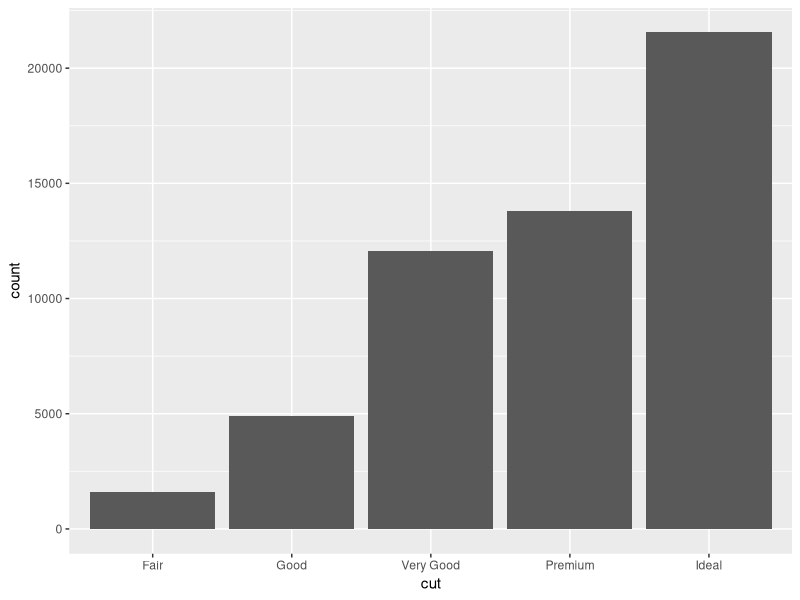
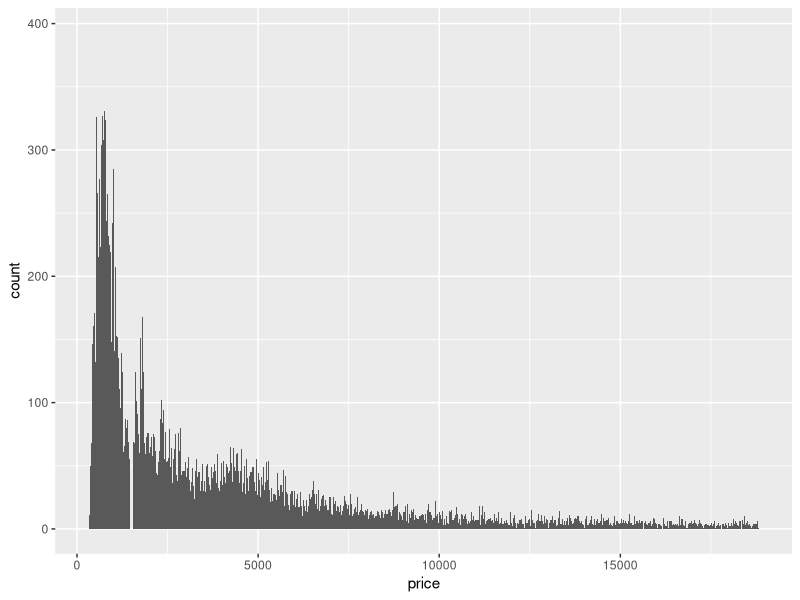
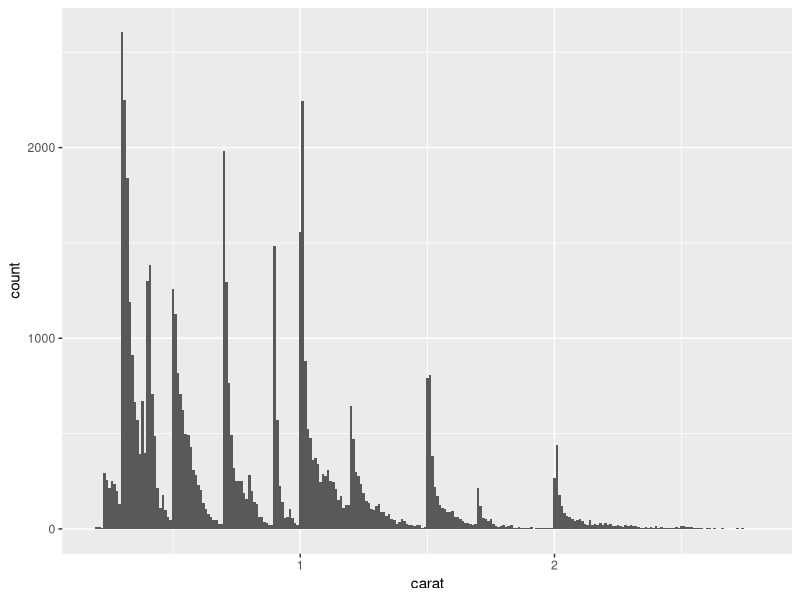
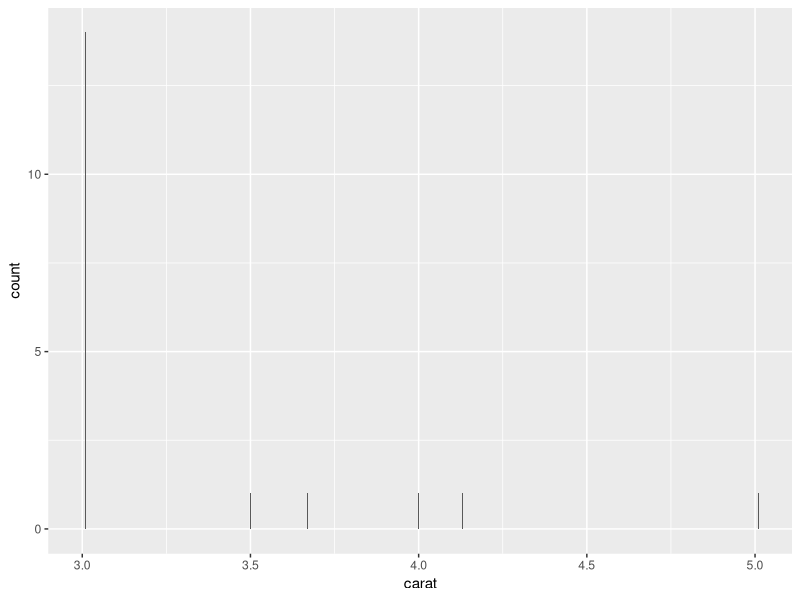
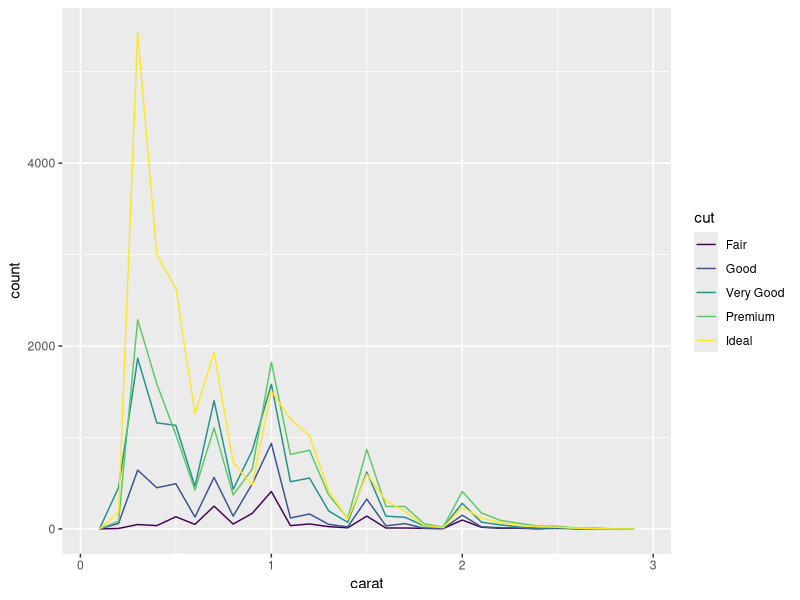
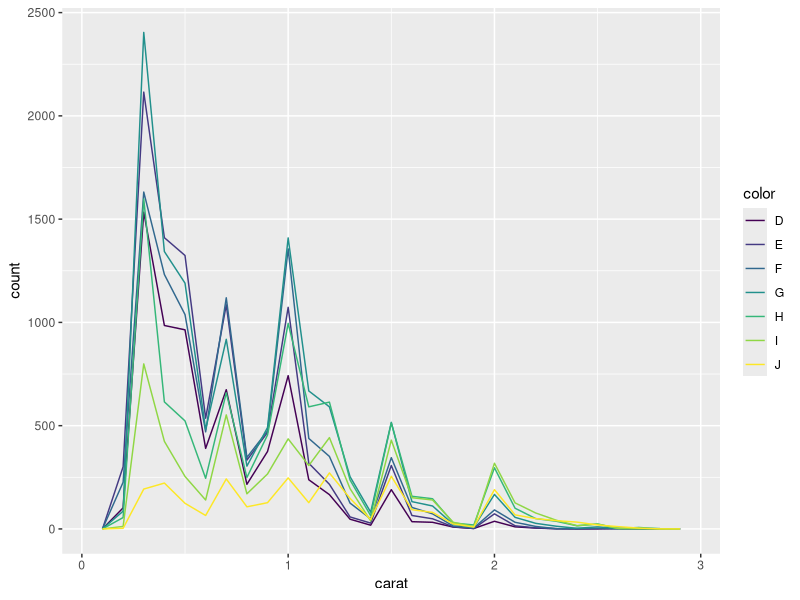
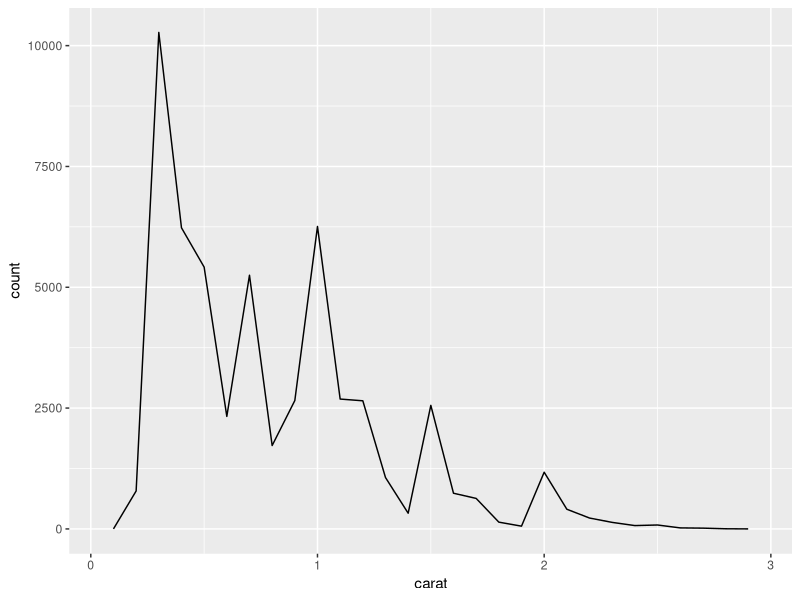
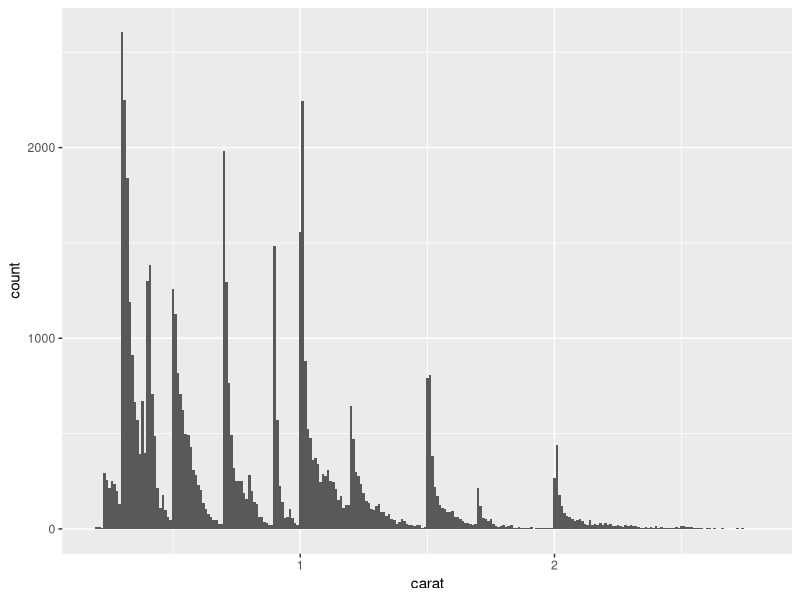

R code for these plots, in order:
## ---- chunk 1
library(tidyverse)
## ---- chunk 2
ggplot(data=diamonds) +
  geom_bar(mapping=aes(x=cut))
## ---- chunk 3
diamonds %>% 
  count(cut)
## ---- chunk 4
diamonds
ggplot(data=diamonds) +
  geom_histogram(mapping = aes(x=price),binwidth = 10)
## ---- chunk 5
smaller <- filter(diamonds, carat<3)
bigger <- filter(diamonds, carat>=3)

ggplot(data=smaller)+
  geom_histogram(mapping = aes(x=carat), binwidth = 0.01)

ggplot(data=bigger)+
  geom_histogram(mapping = aes(x=carat), binwidth = 0.001)
## ---- chunk 6
smaller
ggplot(data=smaller, mapping=aes(x=carat, color=cut))+
  geom_freqpoly(binwidth=0.1)

ggplot(data=smaller, mapping=aes(x=carat, color=color))+
  geom_freqpoly(binwidth=0.1)

ggplot(data=smaller, mapping=aes(x=carat, color=price))+
  geom_freqpoly(binwidth=0.1)
## ---- chunk 7
ggplot(data=smaller) +
  geom_histogram(mapping = aes(x=carat),binwidth = 0.01)
## ---- chunk 8
faithful
ggplot(data=faithful) +
  geom_histogram(mapping = aes(x=eruptions),binwidth = 0.25)
## ---- chunk 9
ggplot(diamonds) +
  geom_histogram(mapping = aes(x=y), binwidth = 0.5)
## ---- chunk 10
ggplot(diamonds)+
  geom_histogram(mapping = aes(x=y), binwidth = 0.5)+
  coord_cartesian(ylim=c(0,50))
## ---- chunk 11
unusual <- diamonds %>% 
  filter(y<3 | y>20) %>% 
  select(price, x,y,z) %>% 
  arrange(y)
unusual
## ---- chunk 12
ggplot(data=diamonds)+
  geom_histogram(mapping = aes(x=x),binwidth = 0.25)

ggplot(data=diamonds)+
  geom_histogram(mapping = aes(x=y),binwidth = 0.25)

ggplot(data=diamonds)+
  geom_histogram(mapping = aes(x=z),binwidth = 0.25)

